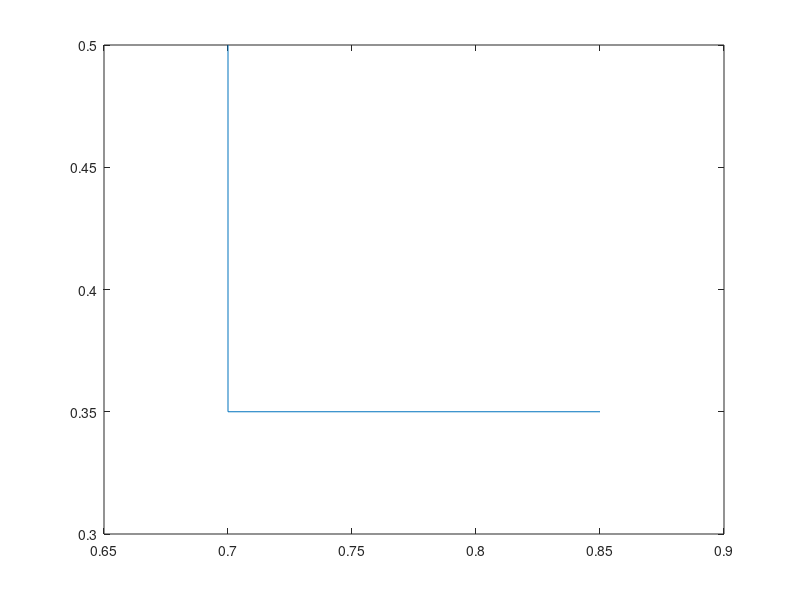

Here is the MATLAB script that generated this plot:
patch([0.2500,0.2624,0.2735,0.2824,0.2880,0.2900,0.2880,0.2824,0.2735,0.2624,0.2500,0.7000,0.7124,0.7235,0.7324,0.7380,0.7400,0.7380,0.7324,0.7235,0.7124,0.7000],[0.5000,0.5049,0.5191,0.5412,0.5691,0.6000,0.6309,0.6588,0.6809,0.6951,0.7000,0.7000,0.6951,0.6809,0.6588,0.6309,0.6000,0.5691,0.5412,0.5191,0.5049,0.5000],[0.9375,0.9375,0.9375])
patch([0.2500,0.2475,0.2453,0.2435,0.2424,0.2420,0.2424,0.2435,0.2453,0.2475,0.2500,0.2525,0.2547,0.2565,0.2576,0.2580,0.2576,0.2565,0.2547,0.2525,0.2500],[0.5800,0.5810,0.5838,0.5882,0.5938,0.6000,0.6062,0.6118,0.6162,0.6190,0.6200,0.6190,0.6162,0.6118,0.6062,0.6000,0.5938,0.5882,0.5838,0.5810,0.5800],[0.9375,0.9375,0.9375])
plot([0.2500,0.2624,0.2735,0.2824,0.2880,0.2900,0.2880,0.2824,0.2735,0.2624,0.2500,0.7000,0.7124,0.7235,0.7324,0.7380,0.7400,0.7380,0.7324,0.7235,0.7124,0.7000,0.2500],[0.5000,0.5049,0.5191,0.5412,0.5691,0.6000,0.6309,0.6588,0.6809,0.6951,0.7000,0.7000,0.6951,0.6809,0.6588,0.6309,0.6000,0.5691,0.5412,0.5191,0.5049,0.5000,0.5000])
plot([0.2500,0.2475,0.2453,0.2435,0.2424,0.2420,0.2424,0.2435,0.2453,0.2475,0.2500,0.2525,0.2547,0.2565,0.2576,0.2580,0.2576,0.2565,0.2547,0.2525,0.2500],[0.5800,0.5810,0.5838,0.5882,0.5938,0.6000,0.6062,0.6118,0.6162,0.6190,0.6200,0.6190,0.6162,0.6118,0.6062,0.6000,0.5938,0.5882,0.5838,0.5810,0.5800])
plot([0.2500,0.2376,0.2265,0.2176,0.2120,0.2100,0.2120,0.2176,0.2265,0.2376,0.2500],[0.5000,0.5049,0.5191,0.5412,0.5691,0.6000,0.6309,0.6588,0.6809,0.6951,0.7000])
plot([0.1000,0.2500],[0.6000,0.6000])
plot([0.7400,0.8500],[0.6000,0.6000])
plot([0.1000,0.2500,0.2500],[0.3500,0.3500,0.5000])
plot([0.7000,0.7000,0.8500],[0.5000,0.3500,0.3500])